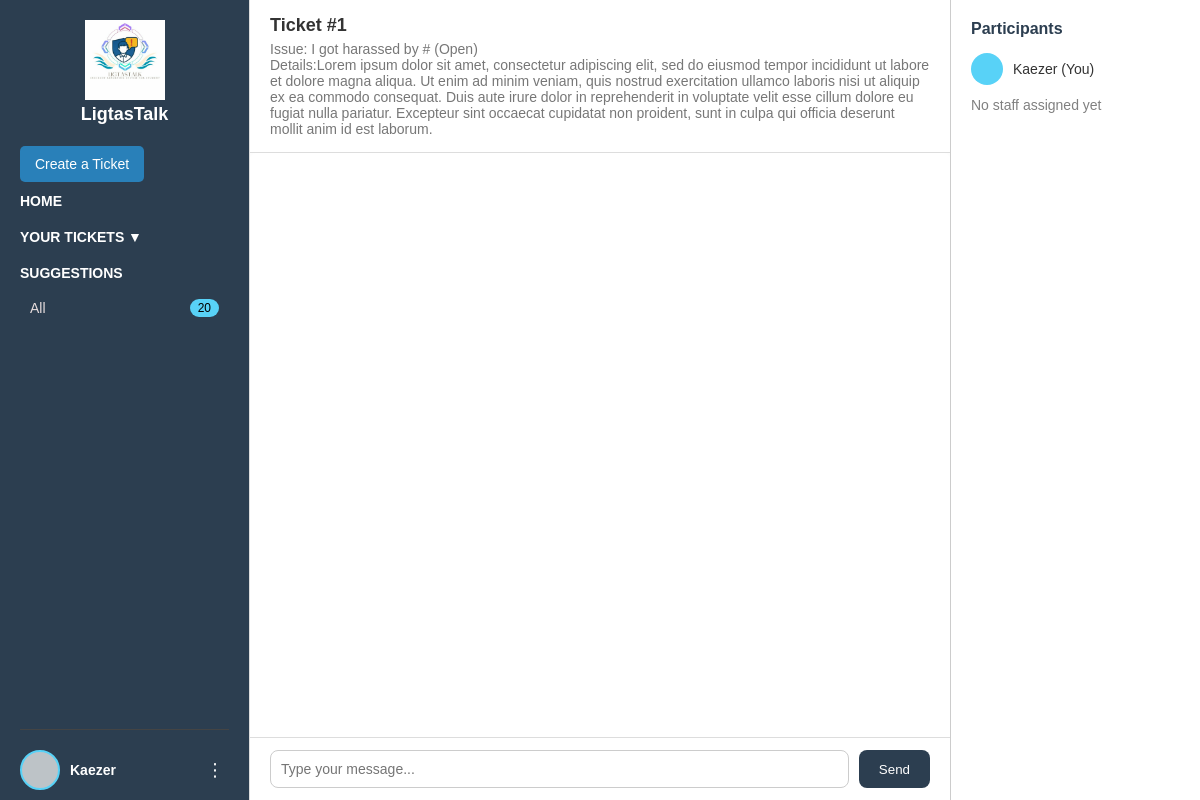
Page /userTicket.php?ticket_id=1 (signed in) on the committed database.
### tables this page shows
CREATE TABLE `ticket` (
  `ticket_id` int(11) NOT NULL,
  `created_by` int(11) DEFAULT NULL,
  `assigned_to` int(11) DEFAULT NULL,
  `title` varchar(255) NOT NULL,
  `category` varchar(100) DEFAULT NULL,
  `details` text DEFAULT NULL,
  `is_anonymous` tinyint(1) DEFAULT 0,
  `status` enum('Open','In-progress','Closed','Resolved','Reopened') DEFAULT 'Open',
  `created_at` datetime DEFAULT current_timestamp() ON UPDATE current_timestamp()
);

CREATE TABLE `account` (
  `account_id` int(11) NOT NULL,
  `id_number` varchar(50) DEFAULT NULL,
  `email` varchar(100) DEFAULT NULL,
  `password` varchar(255) NOT NULL,
  `name` varchar(100) DEFAULT NULL,
  `role` enum('User','Staff','Admin') NOT NULL,
  `profile_pic` varchar(255) DEFAULT NULL
);

### userTicket.php (the view, shortened to what this page needs)
<?php
require 'connect.php';
if (isset($_GET['ticket_id'])) {
    $ticketId = intval($_GET['ticket_id']);
    $sql = "SELECT * FROM ticket WHERE ticket_id = ? AND created_by = ?";
    $stmt = $conn->prepare($sql);
    $stmt->bind_param("ii", $ticketId, $_SESSION['account_id']);
    $stmt->execute();
    $ticket = $stmt->get_result()->fetch_assoc();
    $creator_sql = "SELECT account_id, name, role FROM account WHERE account_id = ?";
    $creator_stmt = $conn->prepare($creator_sql);
    $creator_stmt->bind_param("i", $ticket['created_by']);
    $creator_stmt->execute();
    $creator = $creator_stmt->get_result()->fetch_assoc();
    $assignee = null;
} else {
    echo "No ticket selected.";
    exit;
}
?>
<!DOCTYPE html>
<html lang="en">
<head>
  <link rel="stylesheet" href="css/userTicketStyle.css">
  <link rel="stylesheet" href="css/userStyle.css">
</head>
<body>
  <aside class="sidebar">
    <div>
      <div class="LogoContainer">
        <img class="logo image" src="images/Logo.jpg" alt="LigtasTalk Logo">
        <h2 class="logo title">LigtasTalk</h2>
      </div>
      <div class="menu">
        <label for="toggleTicket" class="createTicket">Create a Ticket</label>
        <a href="userHome.php"><h4>Home</h4></a>
        <label for="ticketDropdown" class="dropdown-label">
          <h4>Your Tickets ▼</h4>
        </label>
        <h4>Suggestions</h4>
        <ul>
          <a href="suggestions.php">
            <li>All <span class="badge">20</span></li>
          </a>
        </ul>
      </div>
    </div>
    <div class="bottom">
      <div class="profile">
        <div class="profile-pic"></div>
        <div class="username"><?php echo htmlspecialchars($_SESSION['name']); ?></div>
      </div>
      <div class="usern-container">
        <label for="ellipsisToggle" class="ellipsis">⋮</label>
      </div>
    </div>
  </aside>
  <div class="main-content">
    <div class="chat-container">
      <div class="chat-header">
        <h2>Ticket #<?php echo $ticket['ticket_id']; ?></h2>
        <p>Issue: <?php echo htmlspecialchars($ticket['title']); ?> (<?php echo htmlspecialchars($ticket['status']); ?>)</p>
        <p>Details:<?php echo nl2br(htmlspecialchars($ticket['details'])); ?></p>
      </div>
      <div class="messages">
      </div>
      <div class="chat-input">
        <form method="POST" action="send_message.php" style="display:flex; gap:10px; width:100%;">
          <input type="text" name="message" placeholder="Type your message..." autocomplete="off" required />
          <button type="submit">Send</button>
        </form>
      </div>
    </div>
    <div class="right-sidebar">
      <h3>Participants</h3>
      <ul>
        <li>
          <div class="user-icon user"></div>
          <span>
            <?php
              if ($ticket['is_anonymous']) {
                  echo "Anonymous";
                  if ($ticket['created_by'] == $_SESSION['account_id']) {
                      echo " (You)";
                  }
              } else {
                  echo htmlspecialchars($creator['name']);
                  if ($creator['account_id'] == $_SESSION['account_id']) {
                      echo " (You)";
                  }
              }
            ?>
          </span>
        </li>
        <?php if ($assignee) { ?>
          <li>
            <div class="user-icon staff"></div>
            <span><?php echo htmlspecialchars($assignee['name']); ?> (<?php echo $assignee['role']; ?>)</span>
          </li>
        <?php } else { ?>
          <li><span style="color: gray;">No staff assigned yet</span></li>
        <?php } ?>
      </ul>
    </div>
  </div>
</body>
</html>

### css/userTicketStyle.css (style rules this page uses)
* { margin: 0; padding: 0; box-sizing: border-box; font-family: Arial, sans-serif; }
body { display: flex; font-family: Arial, sans-serif; margin: 0; height: 100vh; background: #fafafa; color: #333; overflow: hidden; }
.sidebar { width: 250px; background: #2c3e50; border-right: 1px solid #ddd; height: 100vh; color: white; display: flex; flex-shrink: 0; flex-direction: column; justify-content: space-between; padding: 20px; box-shadow: 2px 0 8px rgba(0,0,0,0.15); min-height: 100vh; }
.logo { font-size: 18px; font-weight: bold; margin-bottom: 30px; text-align: center; }
.menu h4 { margin-bottom: 10px; font-size: 14px; text-transform: uppercase; color: #ffffff; }
.menu ul { list-style: none; }
.menu ul li { padding: 10px; font-size: 14px; color: rgb(231, 221, 221); cursor: pointer; border-radius: 5px; margin-bottom: 5px; transition: 0.2s; }
.bottom { border-top: 1px solid #444; padding-top: 15px; }
.profile { display: flex; align-items: center; gap: 10px; }
.profile-pic { border: 2px solid #58d2f7; width: 40px; height: 40px; border-radius: 50%; background: #bdc3c7; }
.username { font-size: 14px; font-weight: 600; }
.chat-container { flex: 1; display: flex; flex-direction: column; height: 100vh; background: #fdfdfd; position: relative; }
.chat-header { position: sticky; top: 0; background: #fff; padding: 15px 20px; border-bottom: 1px solid #ddd; z-index: 5; }
.chat-header h2 { margin-bottom: 5px; font-size: 18px; }
.chat-header p { font-size: 14px; color: #777; }
.messages { background: #fff; flex: 1; display: flex; flex-direction: column; overflow-y: auto; padding: 20px; padding-bottom: 100px; border-radius: 6px; margin-bottom: 15px; }
.chat-input { position: absolute; bottom: 0; left: 0; right: 0; display: flex; gap: 10px; padding: 12px 20px; border-top: 1px solid #ddd; background: #fff; z-index: 10; }
.chat-input input { flex: 1; padding: 10px; border: 1px solid #ccc; border-radius: 8px; font-size: 14px; }
.chat-input button { background: #2c3e50; color: #fff; padding: 10px 20px; border: none; border-radius: 8px; cursor: pointer; transition: background 0.2s; }
.right-sidebar { border-left: 1px solid #ccc; background: #fff; width: 250px; padding: 20px; overflow-y: auto; }
.right-sidebar h3 { margin-bottom: 15px; font-size: 16px; color: #2c3e50; }
.right-sidebar ul { list-style: none; }
.right-sidebar li { display: flex; align-items: center; margin-bottom: 12px; font-size: 14px; color: #333; }
.user-icon { width: 32px; height: 32px; border-radius: 50%; margin-right: 10px; }
.user-icon.user { background: #58d2f7; }

### css/userStyle.css (style rules this page uses)
* { margin: 0; padding: 0; box-sizing: border-box; font-family: Arial, sans-serif; }
a { text-decoration: none; color: inherit; }
body { display: flex; background: #fafafa; color: #333; }
.sidebar { width: 250px; background: #2c3e50; border-right: 1px solid #ddd; height: 100vh; color: white; display: flex; flex-direction: column; justify-content: space-between; padding: 20px; padding-bottom: 0px; box-shadow: 2px 0 8px rgba(0,0,0,0.15); }
.bottom { padding-top: 20px; padding-bottom:10px; border-top: 1px solid #444; display: flex; justify-content: space-between; align-items: center; }
.profile { display: flex; align-items: center; gap: 10px; }
.profile-pic { border: 2px solid #58d2f7; width: 40px; height: 40px; border-radius: 50%; background: #bdc3c7; }
.username { font-size: 14px; font-weight: 600; }
.usern-container { position: relative; }
.ellipsis { font-size: 20px; padding: 5px; border-radius: 50%; transition: background 0.2s; cursor: pointer; font-size: 18px; }
.LogoContainer { text-align: center; }
.logo.image { width:5rem; margin-bottom: 0px; }
.logo { font-size: 18px; font-weight: bold; margin-bottom: 30px; color: white; }
.menu h4 { margin: 5px 0 10px; margin-top: 20px; font-size: 14px; text-transform: uppercase; color: #ffffff; }
.menu ul { list-style: none; }
.menu ul li { padding: 8px 10px; font-size: 14px; display: flex; justify-content: space-between; align-items: center; cursor: pointer; color: rgb(231, 221, 221); }
.badge { background: #58d2f7; padding: 2px 8px; border-radius: 12px; font-size: 12px; color: black; }
.dropdown-label { cursor: pointer; display: block; padding: 0px 10px; padding-left: 0px; color: #fff; font-size: 14px; user-select: none; }
.createTicket { margin-top: 10px; padding: 10px 15px; background: #2980b9; color: #fff; border: none; border-radius: 5px; cursor: pointer; font-size: 14px; transition: background 0.2s; }

### userTicket.php (style rules this page uses)
.main-content { display: flex; flex: 1; background: #f4f4f4; }

### rows in the picture
ticket: ticket_id "1", title "I got harassed by #", status "Open", details "Lorem ipsum dolor sit amet, consectetur adipiscing elit, sed do eiusmod tempor incididunt ut labore et dolore magna aliqua. Ut enim ad minim veniam, quis nostrud exercitation ullamco laboris nisi ut aliquip ex ea commodo consequat. Duis aute irure dolor in reprehenderit in voluptate velit esse cillum dolore eu fugiat nulla pariatur. Excepteur sint occaecat cupidatat non proident, sunt in culpa qui officia deserunt mollit anim id est laborum."
account: name "Kaezer"

### other values in the picture
$_SESSION['name'] "Kaezer"
